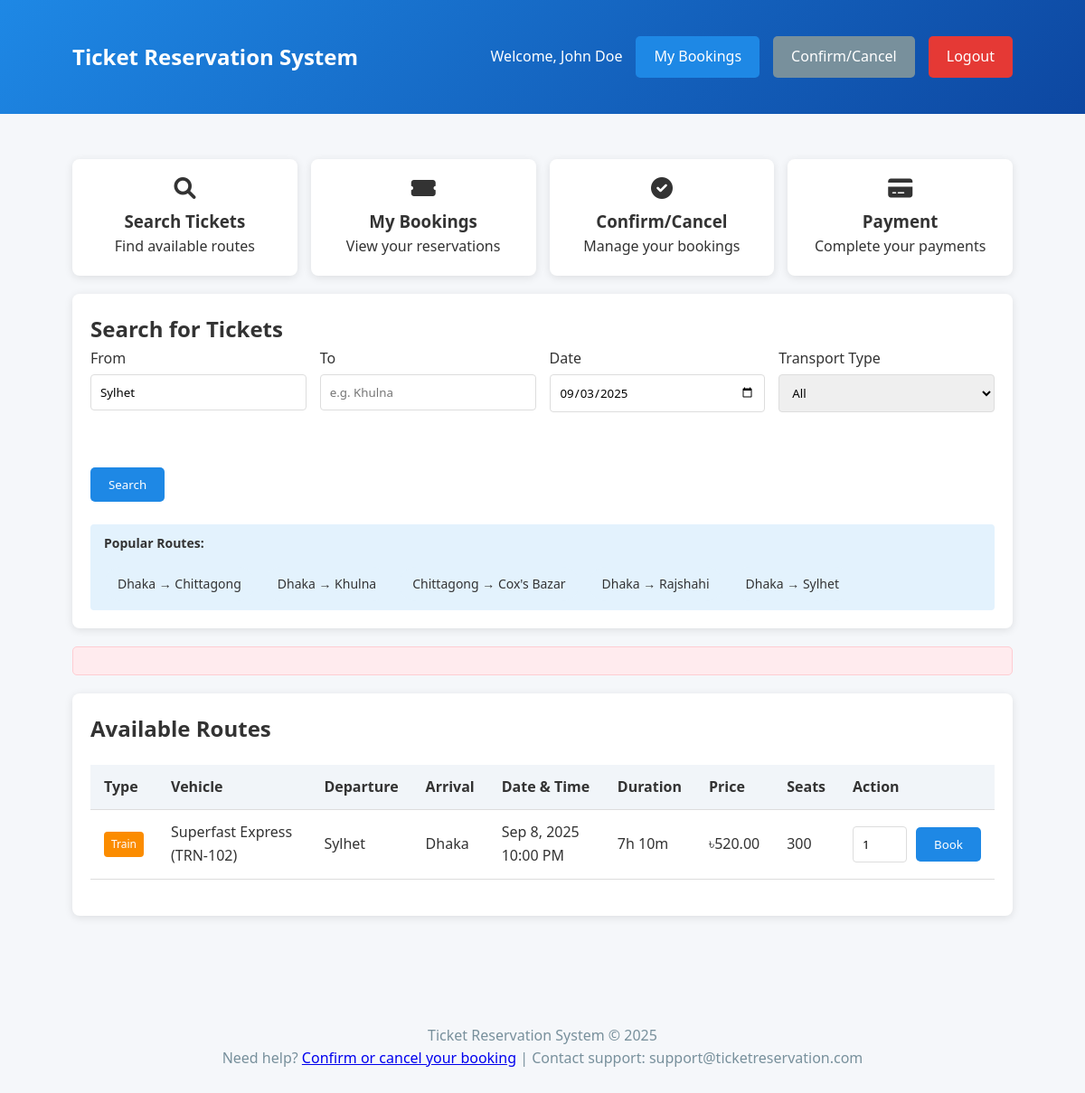
The page /index.php?departure=Sylhet (signed in) on the database its author committed.
### tables this page shows
CREATE TABLE routes (
    route_id INT AUTO_INCREMENT PRIMARY KEY,
    vehicle_id INT NOT NULL,
    departure_city VARCHAR(100) NOT NULL,
    arrival_city VARCHAR(100) NOT NULL,
    departure_datetime DATETIME NOT NULL,
    arrival_datetime DATETIME NOT NULL,
    price DECIMAL(10,2) NOT NULL,
    available_seats INT NOT NULL,
    FOREIGN KEY (vehicle_id) REFERENCES vehicles(vehicle_id)
);

CREATE TABLE transport_types (
    type_id INT AUTO_INCREMENT PRIMARY KEY,
    name VARCHAR(20) NOT NULL UNIQUE
);

CREATE TABLE vehicles (
    vehicle_id INT AUTO_INCREMENT PRIMARY KEY,
    type_id INT NOT NULL,
    number VARCHAR(50) NOT NULL,
    name VARCHAR(100) NOT NULL,
    capacity INT NOT NULL,
    facilities TEXT,
    FOREIGN KEY (type_id) REFERENCES transport_types(type_id)
);

### index.php (the view, shortened to what this page needs)
<?php
include 'db_connect.php';
$auth_error = '';
$results = [];
$error = '';
if (isset($_SESSION['user_id'])) {
    if (isset($_GET['departure']) || isset($_GET['arrival'])) {
        $departure = trim($_GET['departure'] ?? '');
        $arrival = trim($_GET['arrival'] ?? '');
        $sql = "SELECT r.*, v.name as vehicle_name, v.number as vehicle_number, t.name as transport_type
                FROM routes r
                JOIN vehicles v ON r.vehicle_id = v.vehicle_id
                JOIN transport_types t ON v.type_id = t.type_id
                WHERE (r.departure_city LIKE ? OR r.departure_city LIKE ?)
                AND (r.arrival_city LIKE ? OR r.arrival_city LIKE ?)";
        $sql .= " AND r.available_seats > 0 ORDER BY r.departure_datetime";
        $stmt = $conn->prepare($sql);
        $departure_pattern1 = "%$departure%";
        $departure_pattern2 = "%" . substr($departure, 0, 3) . "%";
        $arrival_pattern1 = "%$arrival%";
        $arrival_pattern2 = "%" . substr($arrival, 0, 3) . "%";
        $param_types = "ssss";
        $params = [$departure_pattern1, $departure_pattern2, $arrival_pattern1, $arrival_pattern2];
        $bind_params = array($param_types);
        foreach ($params as $key => $value) {
            $bind_params[] = &$params[$key];
        }
        call_user_func_array(array($stmt, 'bind_param'), $bind_params);
        $stmt->execute();
        $result = $stmt->get_result();
        $results = $result->fetch_all(MYSQLI_ASSOC);
    }
}
?>
<!DOCTYPE html>
<html lang="en">
<head>
    <link rel="stylesheet" href="https://cdnjs.cloudflare.com/ajax/libs/font-awesome/6.0.0/css/all.min.css">
</head>
<body>
    <header>
        <div class="container">
            <div class="logo">Ticket Reservation System</div>
            <?php if (isset($_SESSION['user_id'])): ?>
                <div class="user-info">
                    <span>Welcome, <?php echo $_SESSION['full_name']; ?></span>
                    <a href="bookings.php" class="btn">My Bookings</a>
                    <a href="confirm_cancel.php" class="btn btn-secondary">Confirm/Cancel</a>
                    <a href="logout.php" class="btn btn-danger">Logout</a>
                </div>
            <?php else: ?>
                <div class="user-info">
                    <a href="#login" class="btn">Login</a>
                </div>
            <?php endif; ?>
        </div>
    </header>
    <div class="container">
        <?php if (!isset($_SESSION['user_id'])): ?>
            <div class="auth-container">
                <div class="auth-forms">
                    <div class="auth-form" id="login-form">
                        <h2>Login to Your Account</h2>
                        <?php if ($auth_error): ?>
                            <div class="message error"><?php echo $auth_error; ?></div>
                        <?php endif; ?>
                        <form method="POST">
                            <input type="hidden" name="login" value="1">
                            <input type="email" name="email" placeholder="Email" required>
                            <input type="password" name="password" placeholder="Password" required>
                            <button type="submit" class="btn" style="width: 100%;">Login</button>
                        </form>
                    </div>
                    <div class="auth-form" id="register-form">
                        <h2>Create New Account</h2>
                        <?php if ($auth_error): ?>
                            <div class="message error"><?php echo $auth_error; ?></div>
                        <?php endif; ?>
                        <form method="POST">
                            <input type="hidden" name="register" value="1">
                            <input type="text" name="full_name" placeholder="Full Name" required>
                            <input type="text" name="username" placeholder="Username" required>
                            <input type="email" name="email" placeholder="Email" required>
                            <input type="password" name="password" placeholder="Password" required>
                            <button type="submit" class="btn" style="width: 100%;">Register</button>
                        </form>
                    </div>
                </div>
            </div>
        <?php else: ?>
            <div class="quick-actions">
                <div class="quick-action" onclick="location.href='index.php'">
                    <i class="fas fa-search"></i>
                    <h3>Search Tickets</h3>
                    <p>Find available routes</p>
                </div>
                <div class="quick-action" onclick="location.href='bookings.php'">
                    <i class="fas fa-ticket-alt"></i>
                    <h3>My Bookings</h3>
                    <p>View your reservations</p>
                </div>
                <div class="quick-action" onclick="location.href='confirm_cancel.php'">
                    <i class="fas fa-check-circle"></i>
                    <h3>Confirm/Cancel</h3>
                    <p>Manage your bookings</p>
                </div>
                <div class="quick-action" onclick="location.href='payment.php'">
                    <i class="fas fa-credit-card"></i>
                    <h3>Payment</h3>
                    <p>Complete your payments</p>
                </div>
            </div>
            <div class="card">
                <h2>Search for Tickets</h2>
                <form method="get" action="" class="search-form">
                    <div class="form-group">
                        <label for="departure">From</label>
                        <input type="text" id="departure" name="departure" required value="<?php echo $_GET['departure'] ?? ''; ?>" placeholder="e.g. Dhaka">
                    </div>
                    <div class="form-group">
                        <label for="arrival">To</label>
                        <input type="text" id="arrival" name="arrival" required value="<?php echo $_GET['arrival'] ?? ''; ?>" placeholder="e.g. Khulna">
                    </div>
                    <div class="form-group">
                        <label for="date">Date</label>
                        <input type="date" id="date" name="date" value="<?php echo $_GET['date'] ?? date('Y-m-d'); ?>" min="<?php echo date('Y-m-d'); ?>">
                    </div>
                    <div class="form-group">
                        <label for="type">Transport Type</label>
                        <select id="type" name="type">
                            <option value="all">All</option>
                        </select>
                    </div>
                    <div class="form-group">
                        <label>&nbsp;</label>
                        <button type="submit" class="btn">Search</button>
                    </div>
                </form>
                <div class="search-tips">
                    <strong>Popular Routes:</strong>
                    <div class="popular-routes">
                        <div class="popular-route" onclick="setRoute('Dhaka', 'Chittagong')">Dhaka → Chittagong</div>
                        <div class="popular-route" onclick="setRoute('Dhaka', 'Khulna')">Dhaka → Khulna</div>
                        <div class="popular-route" onclick="setRoute('Chittagong', 'Cox\'s Bazar')">Chittagong → Cox's Bazar</div>
                        <div class="popular-route" onclick="setRoute('Dhaka', 'Rajshahi')">Dhaka → Rajshahi</div>
                        <div class="popular-route" onclick="setRoute('Dhaka', 'Sylhet')">Dhaka → Sylhet</div>
                    </div>
                </div>
            </div>
            <?php if (isset($error)): ?>
                <div class="message error"><?php echo $error; ?></div>
            <?php endif; ?>
            <?php if (isset($_GET['departure']) || isset($_GET['arrival'])): ?>
                <div class="card">
                    <h2>Available Routes</h2>
                    <?php if (count($results) > 0): ?>
                        <table>
                            <thead>
                                <tr>
                                    <th>Type</th>
                                    <th>Vehicle</th>
                                    <th>Departure</th>
                                    <th>Arrival</th>
                                    <th>Date & Time</th>
                                    <th>Duration</th>
                                    <th>Price</th>
                                    <th>Seats</th>
                                    <th>Action</th>
                                </tr>
                            </thead>
                            <tbody>
                                <?php foreach ($results as $route): ?>
                                    <tr>
                                        <td><span class="transport-badge <?php echo strtolower($route['transport_type']); ?>"><?php echo $route['transport_type']; ?></span></td>
                                        <td><?php echo $route['vehicle_name'] . ' (' . $route['vehicle_number'] . ')'; ?></td>
                                        <td><?php echo $route['departure_city']; ?></td>
                                        <td><?php echo $route['arrival_city']; ?></td>
                                        <td><?php echo date('M j, Y g:i A', strtotime($route['departure_datetime'])); ?></td>
                                        <?php
                                        $departure = new DateTime($route['departure_datetime']);
                                        $arrival = new DateTime($route['arrival_datetime']);
                                        $interval = $departure->diff($arrival);
                                        $duration = $interval->format('%hh %im');
                                        ?>
                                        <td><?php echo $duration; ?></td>
                                        <td>৳<?php echo $route['price']; ?></td>
                                        <td><?php echo $route['available_seats']; ?></td>
                                        <td>
                                            <form method="POST" class="booking-form">
                                                <input type="number" name="passengers" min="1" max="<?php echo $route['available_seats']; ?>" value="1" style="width: 60px;">
                                                <button type="submit" name="book" class="btn">Book</button>
                                            </form>
                                        </td>
                                    </tr>
                                <?php endforeach; ?>
                            </tbody>
                        </table>
                    <?php endif; ?>
                </div>
            <?php endif; ?>
        <?php endif; ?>
    </div>
    <footer>
        <div class="container">
            <p>Ticket Reservation System &copy; <?php echo date('Y'); ?></p>
            <p>Need help? <a href="confirm_cancel.php">Confirm or cancel your booking</a> | Contact support: support@ticketreservation.com</p>
        </div>
    </footer>
</body>
</html>

### index.php (style rules this page uses)
* { box-sizing: border-box; margin: 0; padding: 0; font-family: 'Segoe UI', Tahoma, Geneva, Verdana, sans-serif; }
body { background-color: #f5f7fa; color: #333; line-height: 1.6; }
.container { width: 90%; max-width: 1200px; margin: 0 auto; padding: 20px; }
header { background: linear-gradient(135deg, #1e88e5, #0d47a1); color: white; padding: 20px 0; margin-bottom: 30px; }
header .container { display: flex; justify-content: space-between; align-items: center; }
.logo { font-size: 24px; font-weight: bold; }
.user-info { display: flex; align-items: center; gap: 15px; }
.btn { display: inline-block; padding: 10px 20px; background: #1e88e5; color: white; text-decoration: none; border-radius: 5px; border: none; cursor: pointer; }
.btn-secondary { background: #78909c; }
.btn-danger { background: #e53935; }
.card { background: white; border-radius: 8px; box-shadow: 0 2px 10px rgba(0,0,0,0.1); padding: 20px; margin-bottom: 20px; }
.search-form { display: grid; grid-template-columns: repeat(auto-fit, minmax(200px, 1fr)); gap: 15px; }
.form-group { margin-bottom: 15px; }
label { display: block; margin-bottom: 5px; font-weight: 500; }
input, select { width: 100%; padding: 10px; border: 1px solid #ddd; border-radius: 4px; }
table { width: 100%; border-collapse: collapse; margin: 20px 0; }
th, td { padding: 12px 15px; text-align: left; border-bottom: 1px solid #ddd; }
th { background-color: #f1f5f9; font-weight: 600; }
.message { padding: 15px; margin: 20px 0; border-radius: 5px; }
.error { background: #ffebee; color: #c62828; border: 1px solid #ffcdd2; }
.booking-form { display: flex; gap: 10px; align-items: center; }
.transport-badge { display: inline-block; padding: 4px 8px; border-radius: 4px; color: white; font-size: 12px; }
.train { background: #fb8c00; }
footer { text-align: center; margin-top: 40px; padding: 20px; color: #78909c; }
.search-tips { background: #e3f2fd; padding: 10px 15px; border-radius: 4px; margin-top: 10px; font-size: 14px; }
.popular-routes { display: flex; flex-wrap: wrap; gap: 10px; margin-top: 15px; }
.popular-route { background: #e3f2fd; padding: 8px 15px; border-radius: 20px; cursor: pointer; font-size: 14px; }
.quick-actions { display: flex; gap: 15px; margin-bottom: 20px; }
.quick-action { flex: 1; background: white; padding: 20px; border-radius: 8px; box-shadow: 0 2px 10px rgba(0,0,0,0.1); text-align: center; cursor: pointer; transition: transform 0.2s; }
.quick-action i { font-size: 24px; margin-bottom: 10px; display: block; }

### rows shown on the page
routes: transport_types.name "Train", vehicle.name "Superfast Express", vehicle.number "TRN-102", departure_city "Sylhet", arrival_city "Dhaka", departure_datetime "Sep 8, 2025 10:00 PM", duration "7h 10m", price "520.00", available_seats "300"

### other values the page prints
$_SESSION['full_name'] "John Doe"
